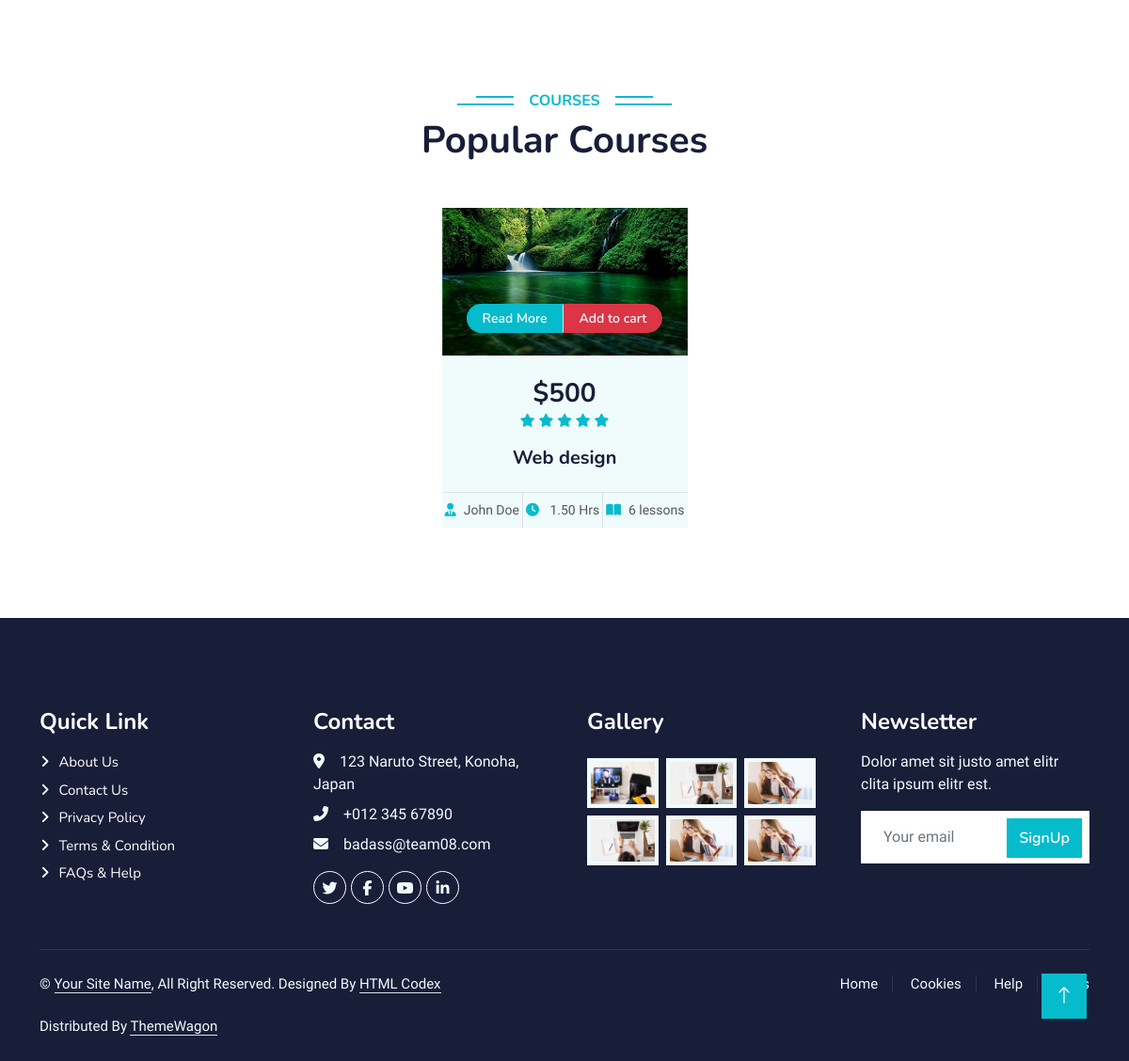
Before: / (lower part) with the older database file.
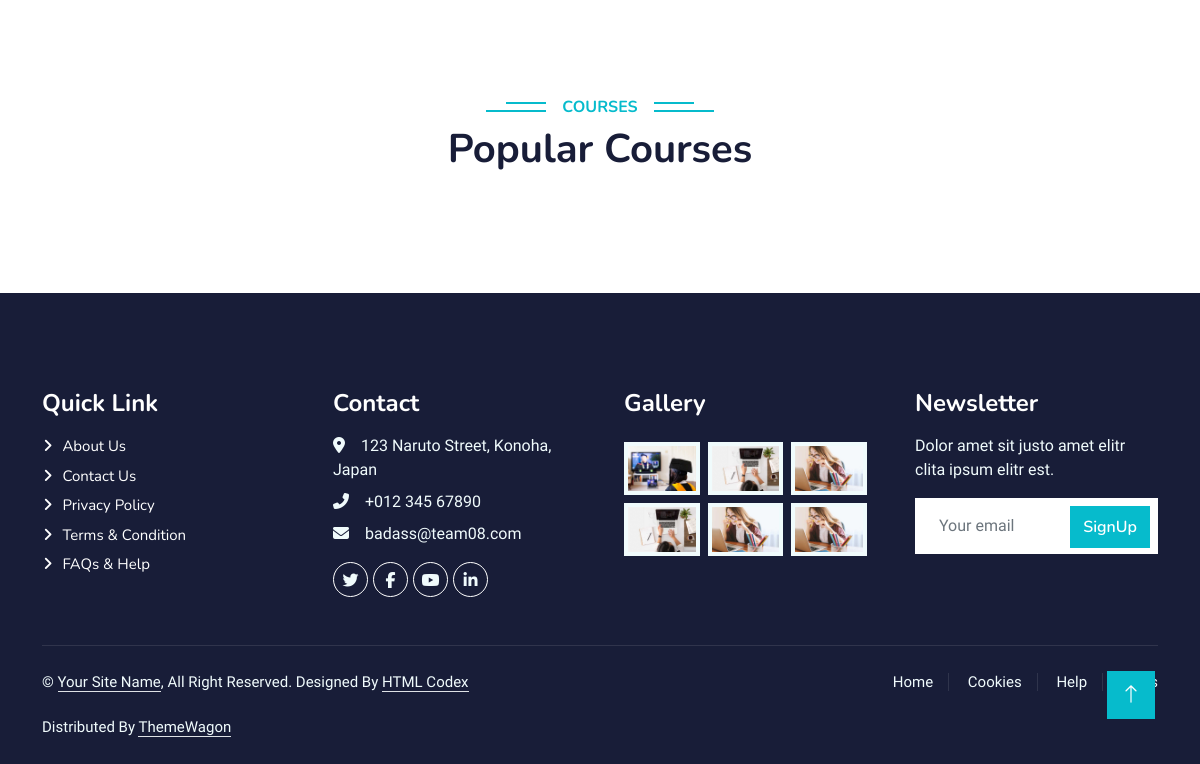
After: the same page with the newer database file.
### course/models.py (models this page shows, shortened)
class Course(models.Model):
    title = models.CharField(max_length=255)
    description = models.TextField()
    price = models.PositiveIntegerField(null=True,
                                        validators=[MinValueValidator(0)], blank=True)
    instructor = models.ForeignKey(
        Instructor, on_delete=models.CASCADE, blank=True, null=True)
    language = models.CharField(max_length=50, default='English')
    category = models.ForeignKey(
        Category, on_delete=models.PROTECT, blank=True, null=True)
    COURSE_STATUS_AVAILABLE = 'A'
    COURSE_STATUS_UNAVAILABLE = 'UA'
    COURSE_STATUS_CHOICES = [
        (COURSE_STATUS_AVAILABLE, 'Available'),
        (COURSE_STATUS_UNAVAILABLE, 'Unavailable')
    ]
    lesson_number = models.PositiveBigIntegerField(null=True,
                                                   validators=[MinValueValidator(0)], blank=True)
    course_status = models.CharField(
        max_length=2, choices=COURSE_STATUS_CHOICES, default=COURSE_STATUS_AVAILABLE)
    rated = models.PositiveSmallIntegerField(null=True,
                                             validators=[MinValueValidator(0), MaxValueValidator(5)], blank=True)
    duration = models.DecimalField(max_digits=6, decimal_places=2,
                                   validators=[MinValueValidator(0)], blank=True, null=True)
    image = ResizedImageField(size=[500, 300], crop=['middle', 'center'],  upload_to="course/course_image/", null=True, quality=100
                              )
    video = models.FileField(
        upload_to="course/course_video", null=True)
    slug = models.SlugField(max_length=200, unique=True,
                            null=True, blank=True)
    def get_url(self):
        return reverse('course_detail', args=[self.slug])
    def add_to_cart_url(self):
        return reverse('add_cart', args=[self.slug])

### WebProjectTeam08/views.py (the view)
# urls.py: 2. Add a URL to urlpatterns:  path('', views.home, name='home')
def home(request):
    courses = Course.objects.all().filter(course_status='A').order_by('pk')[:3]
    if request.user.is_authenticated:
        purchased_orders = OrderDetail.objects.filter(
            order__user=request.user, order__payment_status='C')
        if purchased_orders:
            for item in purchased_orders:
                purchased_courses = []
                purchased_courses.append(item.course)
        else:
            purchased_courses = None
    else:
        purchased_courses = None
    context = {
        'courses': courses,
        'purchased_courses': purchased_courses,
    }
    return render(request, 'home.html', context=context)

### course/context_processors.py (called while the page is built)
def menu_links(request):
    links = Category.objects.all()
    return dict(links=links)

### course/models.py (called while the page is built)
    def get_url(self):
        return reverse('course_by_category', args=[self.slug])

### templates/home.html (shortened to what this page needs)
{% extends 'base.html' %} {% load static %} {% block content %}
<div class="container-xxl py-5 category">
</div>
<div class="container-xxl py-5">
  <div class="container">
    <div class="text-center wow fadeInUp" data-wow-delay="0.1s">
      <h6 class="section-title bg-white text-center text-primary px-3">
        Courses
      </h6>
      <h1 class="mb-5">Popular Courses</h1>
    </div>
    <div class="row row-cols-lg-4 row-cols-md-2 g-4 justify-content-center">
      {% for course in courses %}
      <div class="col-lg-3 col-md-6 wow fadeInUp" data-wow-delay="0.5s">
        <div class="d-flex flex-column course-item bg-light h-100">
          <div class="position-relative overflow-hidden">
            <img class="img-fluid" src="{{course.image.url}}" alt="" />
            <div
              class="w-100 d-flex justify-content-center position-absolute bottom-0 start-0 mb-4"
            >
              <a
                href="{{course.get_url}}"
                class="flex-shrink-0 btn btn-sm btn-primary px-3 border-end"
                style="border-radius: 30px 0 0 30px"
                >Read More</a
              >
              {% if course in purchased_courses %}
              <a
                href="{{course.get_video_url}}"
                class="flex-shrink-0 btn btn-sm btn-warning px-3"
                style="border-radius: 0 30px 30px 0"
                >Learn now</a
              >
              {% else %}
              <a
                href="{{course.add_to_cart_url}}"
                class="flex-shrink-0 btn btn-sm btn-danger px-3"
                style="border-radius: 0 30px 30px 0"
                >Add to cart</a
              >
              {% endif %}
            </div>
          </div>
          <div class="text-center p-4 pb-0 flex-fill">
            <h3 class="mb-0">${{course.price}}</h3>
            <div class="mb-3">
              {% for i in course.rated|center:course.rated%}
              <small class="fa fa-star text-primary"></small>
              {% endfor %}
            </div>
            <h5 class="mb-4">{{ course.title }}</h5>
          </div>
          <div class="d-flex border-top">
            <small class="flex-fill text-center border-end py-2"
              ><i class="fa fa-user-tie text-primary me-2"></i>John Doe</small
            >
            <small class="flex-fill text-center border-end py-2"
              ><i class="fa fa-clock text-primary me-2"></i> {{course.duration}}
              Hrs</small
            >
            <small class="flex-fill text-center py-2"
              ><i class="fa fa-book-open text-primary me-2"></i
              >{{course.lesson_number}} lessons
            </small>
          </div>
        </div>
      </div>
      {% endfor %}
    </div>
  </div>
</div>
{% endblock content %}

Changed rows visible on the page:
removed Course: image (picture), price "500", rated 5 (drawn), title "Web design", duration "1.50", lesson_number "6"
